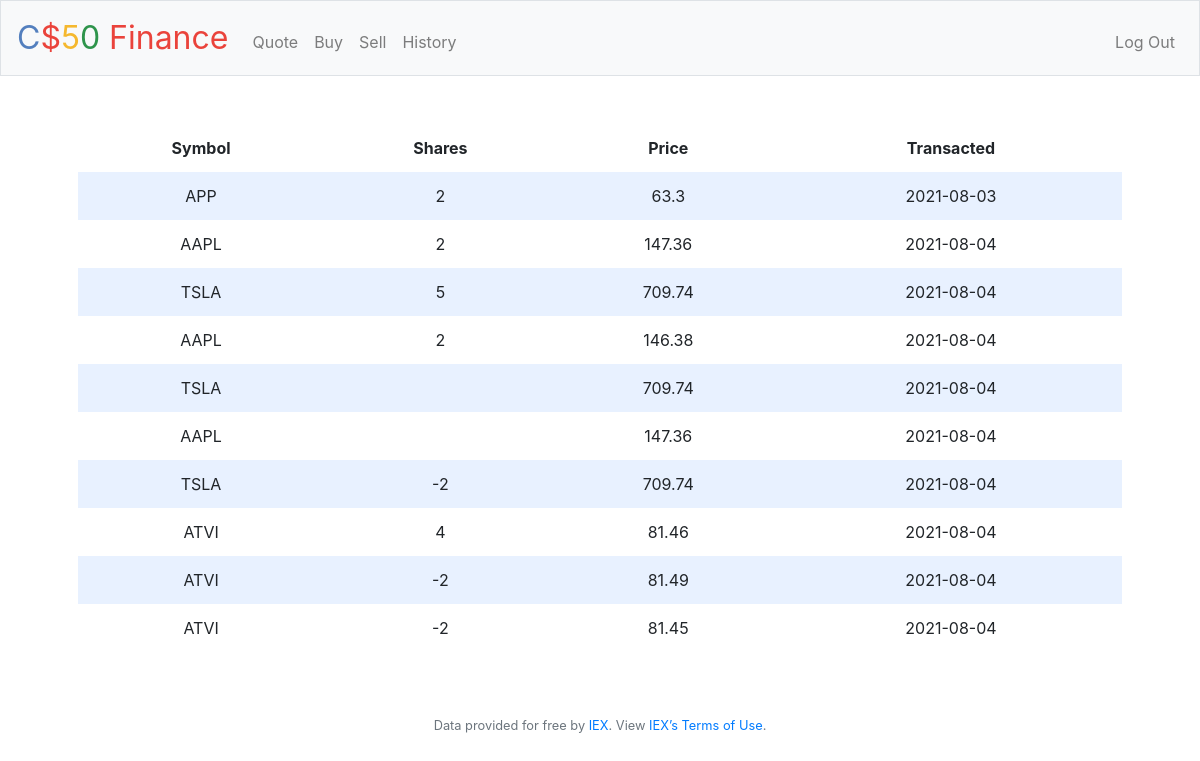
The app's page /history (signed in) with its own data.
### tables this page shows
CREATE TABLE history(
id INTEGER,
user_id INTEGER,
stock_name TEXT NOT NULL,
num_shares INTEGER,
price NUMERIC NOT NULL,
time TEXT NOT NULL,
PRIMARY KEY(id),
FOREIGN KEY(user_id) REFERENCES users(id)
);

### application.py (the view)
@app.route("/history")
@login_required
def history():
    stocks = db.execute("SELECT stock_name, num_shares, price, time FROM history WHERE user_id = ?", session["user_id"])
    return render_template("history.html", stocks=stocks)

### application.py (called while the page is built)
@app.after_request
def after_request(response):
    response.headers["Cache-Control"] = "no-cache, no-store, must-revalidate"
    response.headers["Expires"] = 0
    response.headers["Pragma"] = "no-cache"
    return response

### helpers.py (called while the page is built)
def login_required(f):
    @wraps(f)
    def decorated_function(*args, **kwargs):
        if session.get("user_id") is None:
            return redirect("/login")
        return f(*args, **kwargs)
    return decorated_function

### templates/history.html
{% extends "layout.html" %}
{% block main %}
    <table>
        <thead>
            <tr>
                <th>Symbol</th>
                <th>Shares</th>
                <th>Price</th>
                <th>Transacted</th>
            </tr>
        </thead>
        <tbody>
                {% for stock in stocks%}
                <tr>
                  <td> {{ stock["stock_name"] }} </td>
                  <td> {{ stock["num_shares"] }}</td>
                  <td> {{ stock["price"] }}</td>
                  <td> {{ stock["time"] }}</td>
                </tr>
                {% endfor %}
        </tbody>
    </table>
{% endblock %}

### templates/layout.html (shortened to what this page needs)
<!DOCTYPE html>
<html lang="en">
    <head>
        <link rel="stylesheet" href="https://cdn.jsdelivr.net/npm/bootstrap@4.5.3/dist/css/bootstrap.min.css">
        <link href="/static/styles.css" rel="stylesheet">
    </head>
    <body>
        <nav class="navbar navbar-expand-md navbar-light bg-light border">
            <a class="navbar-brand" href="/"><span class="blue">C</span><span class="red">$</span><span class="yellow">5</span><span class="green">0</span> <span class="red">Finance</span></a>
            <div class="collapse navbar-collapse" id="navbar">
                {% if session.user_id %}
                    <ul class="navbar-nav mr-auto mt-2">
                        <li class="nav-item"><a class="nav-link" href="/quote">Quote</a></li>
                        <li class="nav-item"><a class="nav-link" href="/buy">Buy</a></li>
                        <li class="nav-item"><a class="nav-link" href="/sell">Sell</a></li>
                        <li class="nav-item"><a class="nav-link" href="/history">History</a></li>
                    </ul>
                    <ul class="navbar-nav ml-auto mt-2">
                        <li class="nav-item"><a class="nav-link" href="/logout">Log Out</a></li>
                    </ul>
                {% else %}
                    <ul class="navbar-nav ml-auto mt-2">
                        <li class="nav-item"><a class="nav-link" href="/register">Register</a></li>
                        <li class="nav-item"><a class="nav-link" href="/login">Log In</a></li>
                    </ul>
                {% endif %}
            </div>
        </nav>
        <main class="container p-5">
            {% block main %}{% endblock %}
        </main>
        <footer class="small text-center text-muted">
            Data provided for free by <a href="https://iextrading.com/developer">IEX</a>. View <a href="https://iextrading.com/api-exhibit-a/">IEX’s Terms of Use</a>.
        </footer>
    </body>
</html>

### static/styles.css (style rules this page uses)
nav .navbar-brand { font-size: xx-large; }
nav .navbar-brand .blue { color: #537fbe; }
nav .navbar-brand .red { color: #ea433b; }
nav .navbar-brand .yellow { color: #f5b82e; }
nav .navbar-brand .green { color: #2e944b; }
main { overflow-x: auto; text-align: center; }
table { background-color: transparent; margin-bottom: 1rem; width: 100%; }
table th, table td { padding: 0.75rem; vertical-align: middle; }
tbody tr:nth-of-type(odd) { background-color: rgb(179, 208, 255, 0.3) }

### records on screen
history: stock_name "APP", num_shares "2", price "63.3", time "2021-08-03"
history: stock_name "AAPL", num_shares "2", price "147.36", time "2021-08-04"
history: stock_name "TSLA", num_shares "5", price "709.74", time "2021-08-04"
history: stock_name "AAPL", num_shares "2", price "146.38", time "2021-08-04"
history: stock_name "TSLA", price "709.74", time "2021-08-04"
history: stock_name "AAPL", price "147.36", time "2021-08-04"
history: stock_name "TSLA", num_shares "-2", price "709.74", time "2021-08-04"
history: stock_name "ATVI", num_shares "4", price "81.46", time "2021-08-04"
history: stock_name "ATVI", num_shares "-2", price "81.49", time "2021-08-04"
history: stock_name "ATVI", num_shares "-2", price "81.45", time "2021-08-04"
